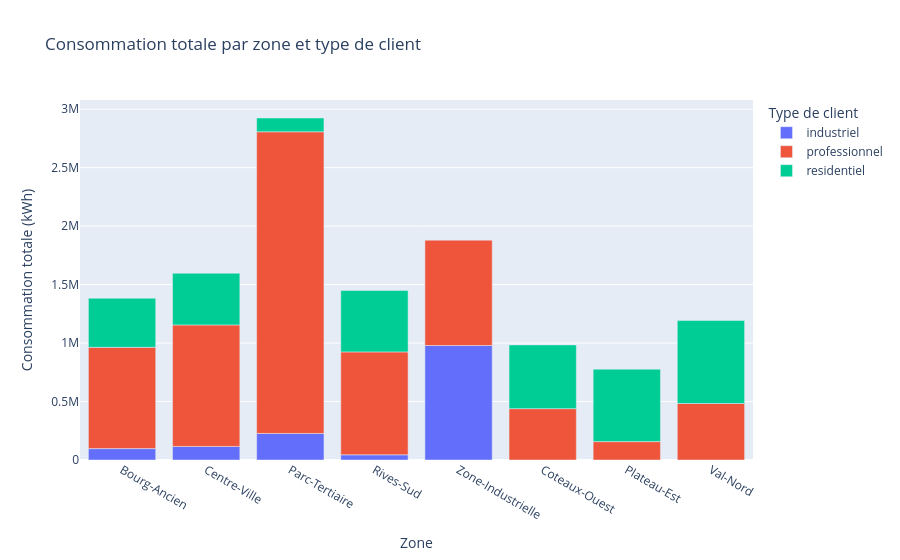

Notebook source saved alongside this figure:
### Code cell
fig = px.bar(
    conso_zone_type,
    x="zone",
    y="consommation_totale_kwh",
    color="type_client",
    title="Consommation totale par zone et type de client",
    labels={
        "zone": "Zone",
        "consommation_totale_kwh": "Consommation totale (kWh)",
        "type_client": "Type de client"
    }
)

fig.show()

### Figure 1 — Plotly figure (JSON) as saved in the notebook; plotly's stock layout.template omitted (floating-point values rounded to 4 significant figures)
{"data": [{"hovertemplate": "Type de client=industriel<br>Zone=%{x}<br>Consommation totale (kWh)=%{y}<extra></extra>", "legendgroup": "industriel", "marker": {"color": "#636efa", "pattern": {"shape": ""}}, "name": "industriel", "orientation": "v", "showlegend": true, "textposition": "auto", "type": "bar", "x": ["Bourg-Ancien", "Centre-Ville", "Parc-Tertiaire", "Rives-Sud", "Zone-Industrielle"], "xaxis": "x", "y": [97390.0, 116200.0, 227100.0, 44400.0, 979000.0], "yaxis": "y"}, {"hovertemplate": "Type de client=professionnel<br>Zone=%{x}<br>Consommation totale (kWh)=%{y}<extra></extra>", "legendgroup": "professionnel", "marker": {"color": "#EF553B", "pattern": {"shape": ""}}, "name": "professionnel", "orientation": "v", "showlegend": true, "textposition": "auto", "type": "bar", "x": ["Bourg-Ancien", "Centre-Ville", "Coteaux-Ouest", "Parc-Tertiaire", "Plateau-Est", "Rives-Sud", "Val-Nord", "Zone-Industrielle"], "xaxis": "x", "y": [866200.0, 1039000.0, 439200.0, 2580000.0, 157200.0, 880200.0, 483400.0, 901200.0], "yaxis": "y"}, {"hovertemplate": "Type de client=residentiel<br>Zone=%{x}<br>Consommation totale (kWh)=%{y}<extra></extra>", "legendgroup": "residentiel", "marker": {"color": "#00cc96", "pattern": {"shape": ""}}, "name": "residentiel", "orientation": "v", "showlegend": true, "textposition": "auto", "type": "bar", "x": ["Bourg-Ancien", "Centre-Ville", "Coteaux-Ouest", "Parc-Tertiaire", "Plateau-Est", "Rives-Sud", "Val-Nord"], "xaxis": "x", "y": [419800.0, 441800.0, 544900.0, 117800.0, 619400.0, 524200.0, 708900.0], "yaxis": "y"}], "layout": {"barmode": "relative", "legend": {"title": {"text": "Type de client"}, "tracegroupgap": 0}, "title": {"text": "Consommation totale par zone et type de client"}, "xaxis": {"anchor": "y", "domain": [0, 1], "title": {"text": "Zone"}}, "yaxis": {"anchor": "x", "domain": [0, 1], "title": {"text": "Consommation totale (kWh)"}}}}
